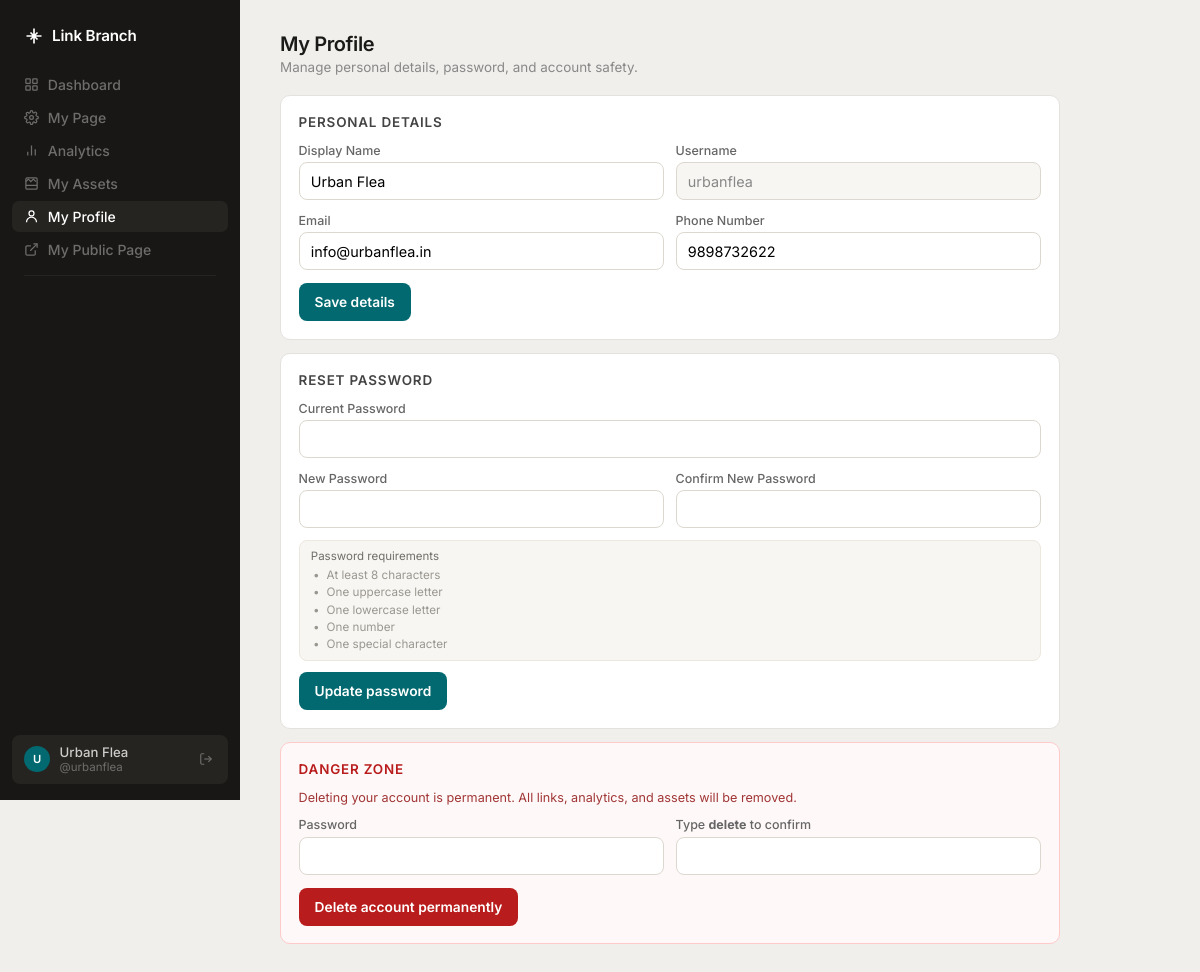
The app's page /my-profile (signed in) with its own data.
### models.py (models this page shows)
class User(Base):
    __tablename__ = "users"
    id               = Column(Integer, primary_key=True, index=True)
    username         = Column(String(50), unique=True, nullable=False, index=True)
    email            = Column(String(120), unique=True, nullable=False)
    phone            = Column(String(25), nullable=True, index=True)
    hashed_password  = Column(String(255), nullable=False)
    display_name     = Column(String(100), nullable=True)
    bio              = Column(Text, nullable=True)
    avatar_url       = Column(String(500), nullable=True)
    avatar_shape     = Column(String(20), default='circle')
    avatar_size      = Column(String(20), default='medium')
    avatar_fit       = Column(String(20), default='cover')
    avatar_scale     = Column(Integer, default=100)
    bg_type          = Column(String(20), default='solid')
    bg_color         = Column(String(20), default='#f7f6f2')
    bg_gradient      = Column(String(100), nullable=True)
    bg_image         = Column(String(500), nullable=True)
    bg_overlay       = Column(Integer, default=0)
    island_style     = Column(String(20), default='glass')   # glass | solid | image
    island_color     = Column(String(20), default='#ffffff')
    island_gradient  = Column(String(120), nullable=True)
    island_image     = Column(String(500), nullable=True)
    island_overlay   = Column(Integer, default=18)
    btn_style        = Column(String(20), default='pill')
    btn_fill         = Column(String(20), default='filled')
    btn_color        = Column(String(20), default='#1a1a18')
    btn_text_color   = Column(String(20), default='#ffffff')
    btn_hover        = Column(String(20), default='lift')
    font_family      = Column(String(50), default='Inter')
    font_size        = Column(String(20), default='medium')
    text_name_color  = Column(String(20), default='#1a1a18')
    text_bio_color   = Column(String(20), default='#555555')
    show_branding    = Column(Boolean, default=True)
    is_active        = Column(Boolean, default=True)
    created_at       = Column(DateTime, default=datetime.utcnow)
    links          = relationship("Link",        back_populates="owner", cascade="all, delete-orphan")
    assets         = relationship("Asset",       back_populates="owner", cascade="all, delete-orphan")
    profile_views  = relationship("ProfileView", back_populates="owner", cascade="all, delete-orphan")
    link_clicks    = relationship("LinkClick",   back_populates="owner", cascade="all, delete-orphan")
    share_events   = relationship("ShareEvent",  back_populates="owner", cascade="all, delete-orphan")

### routes/profile.py (the view)
@router.get("/my-profile", response_class=HTMLResponse)
def my_profile_page(request: Request, db: Session = Depends(get_db)):
    user = get_current_user(request, db)
    if not user:
        return RedirectResponse(url="/login", status_code=302)
    return templates.TemplateResponse(
        "my_profile.html",
        {"request": request, "user": user, "active_page": "my_profile"},
    )

### templates/my_profile.html (shortened to what this page needs)
{% extends "layout.html" %}
{% block content %}
<main class="main">
    <div class="page-header">
        <h1 class="page-title">My Profile</h1>
        <p class="page-subtitle">Manage personal details, password, and account safety.</p>
    </div>
    <section class="card">
        <h2 class="card-title">Personal Details</h2>
        <form action="/my-profile" method="post">
            <div class="row">
                <div class="field">
                    <label for="display_name">Display Name</label>
                    <input type="text" id="display_name" name="display_name" value="{{ user.display_name or '' }}">
                </div>
                <div class="field">
                    <label for="username">Username</label>
                    <input type="text" id="username" value="{{ user.username }}" readonly>
                </div>
            </div>
            <div class="row">
                <div class="field">
                    <label for="email">Email</label>
                    <input type="email" id="email" name="email" value="{{ user.email }}" required>
                </div>
                <div class="field">
                    <label for="phone">Phone Number</label>
                    <input type="text" id="phone" name="phone" value="{{ user.phone or '' }}" required>
                </div>
            </div>
            <button type="submit" class="btn">Save details</button>
        </form>
    </section>
    <section class="card">
        <h2 class="card-title">Reset Password</h2>
        <form action="/my-profile/password" method="post">
            <div class="field">
                <label for="current_password">Current Password</label>
                <input type="password" id="current_password" name="current_password" required>
            </div>
            <div class="row">
                <div class="field">
                    <label for="new_password">New Password</label>
                    <input type="password" id="new_password" name="new_password" required oninput="updatePasswordChecks(this.value)">
                </div>
                <div class="field">
                    <label for="confirm_password">Confirm New Password</label>
                    <input type="password" id="confirm_password" name="confirm_password" required>
                </div>
            </div>
            <div class="checks">
                <p>Password requirements</p>
                <ul>
                    <li id="c_len"><span>•</span>At least 8 characters</li>
                    <li id="c_upper"><span>•</span>One uppercase letter</li>
                    <li id="c_lower"><span>•</span>One lowercase letter</li>
                    <li id="c_digit"><span>•</span>One number</li>
                    <li id="c_symbol"><span>•</span>One special character</li>
                </ul>
            </div>
            <button type="submit" class="btn">Update password</button>
        </form>
    </section>
    <section class="card" style="border-color:#fecaca;background:#fff8f8">
        <h2 class="card-title" style="color:#b91c1c">Danger Zone</h2>
        <p class="danger-copy">Deleting your account is permanent. All links, analytics, and assets will be removed.</p>
        <form action="/my-profile/delete" method="post">
            <div class="row">
                <div class="field">
                    <label for="delete_password">Password</label>
                    <input type="password" id="delete_password" name="password" required>
                </div>
                <div class="field">
                    <label for="confirm_text">Type <strong>delete</strong> to confirm</label>
                    <input type="text" id="confirm_text" name="confirm_text" required>
                </div>
            </div>
            <button type="submit" class="btn btn-danger">Delete account permanently</button>
        </form>
    </section>
</main>
{% endblock %}

### templates/layout.html (shortened to what this page needs)
<!DOCTYPE html>
<html lang="en">
<head>
</head>
<body>
<div class="app-shell">
    <aside class="sidebar">
        <a href="/dashboard" class="sidebar-logo">
            <svg width="20" height="20" viewBox="0 0 24 24" fill="none" stroke="currentColor" stroke-width="2">
                <path d="M12 3v18M3 12h18M7.8 7.8l8.4 8.4M16.2 7.8L7.8 16.2"/>
            </svg>
            Link Branch
        </a>
        <a href="/dashboard" class="nav-item {% if active_page == 'dashboard' %}active{% endif %}">
            <svg width="15" height="15" viewBox="0 0 24 24" fill="none" stroke="currentColor" stroke-width="2"><rect x="3" y="3" width="7" height="7" rx="1"/><rect x="14" y="3" width="7" height="7" rx="1"/><rect x="14" y="14" width="7" height="7" rx="1"/><rect x="3" y="14" width="7" height="7" rx="1"/></svg>
            Dashboard
        </a>
        <a href="/settings" class="nav-item {% if active_page == 'settings' %}active{% endif %}">
            My Page
        </a>
        <a href="/analytics" class="nav-item {% if active_page == 'analytics' %}active{% endif %}">
            <svg width="15" height="15" viewBox="0 0 24 24" fill="none" stroke="currentColor" stroke-width="2"><line x1="18" y1="20" x2="18" y2="10"/><line x1="12" y1="20" x2="12" y2="4"/><line x1="6" y1="20" x2="6" y2="14"/></svg>
            Analytics
        </a>
        <a href="/assets" class="nav-item {% if active_page == 'assets' %}active{% endif %}">
            <svg width="15" height="15" viewBox="0 0 24 24" fill="none" stroke="currentColor" stroke-width="2"><rect x="3" y="3" width="18" height="18" rx="2"/><path d="m3 9 4-4 4 4 4-4 4 4"/><path d="M3 15h18"/></svg>
            My Assets
        </a>
        <a href="/my-profile" class="nav-item {% if active_page == 'my_profile' %}active{% endif %}">
            <svg width="15" height="15" viewBox="0 0 24 24" fill="none" stroke="currentColor" stroke-width="2"><path d="M20 21a8 8 0 1 0-16 0"/><circle cx="12" cy="7" r="4"/></svg>
            My Profile
        </a>
        <a href="/profile/{{ user.username }}" class="nav-item" target="_blank" rel="noopener noreferrer">
            <svg width="15" height="15" viewBox="0 0 24 24" fill="none" stroke="currentColor" stroke-width="2"><path d="M18 13v6a2 2 0 0 1-2 2H5a2 2 0 0 1-2-2V8a2 2 0 0 1 2-2h6"/><polyline points="15 3 21 3 21 9"/><line x1="10" y1="14" x2="21" y2="3"/></svg>
            My Public Page
        </a>
        <div class="sidebar-divider"></div>
        <div class="sidebar-spacer"></div>
        <div class="user-chip">
            <div class="avatar-chip">{{ user.username[0] }}</div>
            <div class="user-info">
                <div class="user-name">{{ user.display_name or user.username }}</div>
                <div class="user-handle">@{{ user.username }}</div>
            </div>
            <form action="/logout" method="get">
                <button type="submit" class="logout-btn" title="Log out">
                    <svg width="14" height="14" viewBox="0 0 24 24" fill="none" stroke="currentColor" stroke-width="2"><path d="M9 21H5a2 2 0 0 1-2-2V5a2 2 0 0 1 2-2h4"/><polyline points="16 17 21 12 16 7"/><line x1="21" y1="12" x2="9" y2="12"/></svg>
                </button>
            </form>
        </div>
    </aside>
    {% block content %}{% endblock %}
</div>
</body>
</html>

### records on screen
User: username "U", display_name "Urban Flea", username "urbanflea", email "info@urbanflea.in", phone "9898732622"
